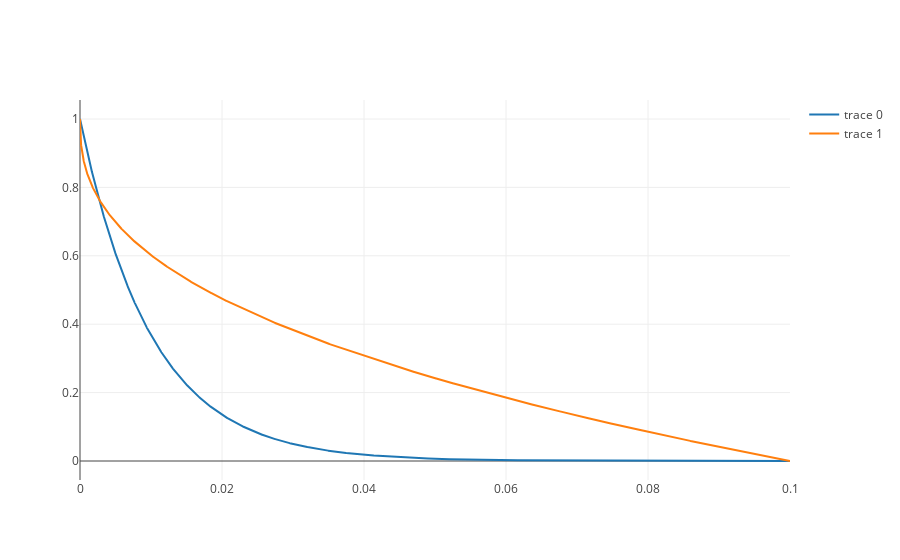

The notebook cell this image was saved under:
### Code cell
let fs = 48000.0;
let t = 0.1;
let w = -10.0;
let k = 0.4;

let xs: Vec<f32> = linspace(0., t, (fs*t) as usize).collect();

let ys_1 = curve1(fs, t, 1.0, 0.0, w);
let ys_2 = curve2(fs, t, k);

let trace_1 = Scatter::new(xs.clone(), ys_1).mode(Mode::Lines);
let trace_2 = Scatter::new(xs.clone(), ys_2).mode(Mode::Lines);

let mut plot = Plot::new();
plot.add_trace(trace_1);
plot.add_trace(trace_2);

let layout = Layout::new().height(300);
plot.set_layout(layout);
plot.lab_display();

### Figure 1 — Plotly figure (JSON) as saved in the notebook; plotly's stock layout.template omitted (floating-point values rounded to 4 significant figures; data arrays with more than 128 entries replaced by an {"elided": "..."} marker saying what was removed)
{"data": [{"mode": "lines", "type": "scatter", "x": {"elided": "4800 float values"}, "y": {"elided": "4800 float values"}}, {"mode": "lines", "type": "scatter", "x": {"elided": "4800 float values"}, "y": {"elided": "4800 float values"}}], "layout": {"autosize": true, "xaxis": {"autorange": true, "range": [0, 0.1], "type": "linear"}, "yaxis": {"autorange": true, "range": [-0.05556, 1.056], "type": "linear"}}}
